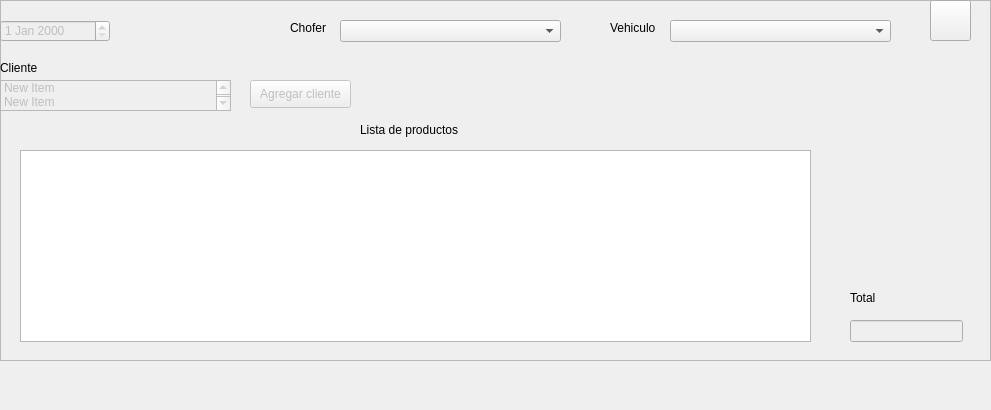
         <widget class="QWidget" name="page_2">
          <property name="geometry">
           <rect>
            <x>0</x>
            <y>0</y>
            <width>991</width>
            <height>410</height>
           </rect>
          </property>
          <attribute name="label">
           <string>Page 2</string>
          </attribute>
          <widget class="QFrame" name="frame_2">
           <property name="geometry">
            <rect>
             <x>0</x>
             <y>0</y>
             <width>991</width>
             <height>361</height>
            </rect>
           </property>
           <property name="frameShape">
            <enum>QFrame::StyledPanel</enum>
           </property>
           <property name="frameShadow">
            <enum>QFrame::Raised</enum>
           </property>
           <widget class="QDateEdit" name="dateEdit_2">
            <property name="enabled">
             <bool>false</bool>
            </property>
            <property name="geometry">
             <rect>
              <x>0</x>
              <y>20</y>
              <width>110</width>
              <height>22</height>
             </rect>
            </property>
           </widget>
           <widget class="QComboBox" name="comboBox_3">
            <property name="geometry">
             <rect>
              <x>340</x>
              <y>20</y>
              <width>221</width>
              <height>22</height>
             </rect>
            </property>
           </widget>
           <widget class="QLabel" name="label_5">
            <property name="geometry">
             <rect>
              <x>850</x>
              <y>290</y>
              <width>55</width>
              <height>16</height>
             </rect>
            </property>
            <property name="text">
             <string>Total</string>
            </property>
           </widget>
           <widget class="QLabel" name="label_6">
            <property name="geometry">
             <rect>
              <x>290</x>
              <y>20</y>
              <width>55</width>
              <height>16</height>
             </rect>
            </property>
            <property name="text">
             <string>Chofer</string>
            </property>
           </widget>
           <widget class="QLabel" name="label_7">
            <property name="geometry">
             <rect>
              <x>0</x>
              <y>60</y>
              <width>55</width>
              <height>16</height>
             </rect>
            </property>
            <property name="text">
             <string>Cliente</string>
            </property>
           </widget>
           <widget class="QLineEdit" name="lineEdit_6">
            <property name="enabled">
             <bool>false</bool>
            </property>
            <property name="geometry">
             <rect>
              <x>850</x>
              <y>320</y>
              <width>113</width>
              <height>22</height>
             </rect>
            </property>
           </widget>
           <widget class="QPushButton" name="btn_editar_2">
            <property name="enabled">
             <bool>true</bool>
            </property>
            <property name="geometry">
             <rect>
              <x>930</x>
              <y>0</y>
              <width>41</width>
              <height>41</height>
             </rect>
            </property>
            <property name="text">
             <string/>
            </property>
            <property name="icon">
             <iconset>
              <normaloff>imagenes/editar.jpg</normaloff>imagenes/editar.jpg</iconset>
            </property>
            <property name="iconSize">
             <size>
              <width>60</width>
              <height>40</height>
             </size>
            </property>
           </widget>
           <widget class="QLabel" name="label_16">
            <property name="geometry">
             <rect>
              <x>360</x>
              <y>120</y>
              <width>121</width>
              <height>20</height>
             </rect>
            </property>
            <property name="text">
             <string>Lista de productos</string>
            </property>
           </widget>
           <widget class="QTableWidget" name="tableWidget_3">
            <property name="geometry">
             <rect>
              <x>20</x>
              <y>150</y>
              <width>791</width>
              <height>192</height>
             </rect>
            </property>
           </widget>
           <widget class="QListWidget" name="listWidget_3">
            <property name="enabled">
             <bool>false</bool>
            </property>
            <property name="geometry">
             <rect>
              <x>0</x>
              <y>80</y>
              <width>231</width>
              <height>31</height>
             </rect>
            </property>
            <item>
             <property name="text">
              <string>New Item</string>
             </property>
            </item>
            <item>
             <property name="text">
              <string>New Item</string>
             </property>
            </item>
            <item>
             <property name="text">
              <string>Cliente</string>
             </property>
            </item>
           </widget>
           <widget class="QLabel" name="label_17">
            <property name="geometry">
             <rect>
              <x>610</x>
              <y>20</y>
              <width>55</width>
              <height>16</height>
             </rect>
            </property>
            <property name="text">
             <string>Vehiculo</string>
            </property>
           </widget>
           <widget class="QComboBox" name="comboBox_4">
            <property name="geometry">
             <rect>
              <x>670</x>
              <y>20</y>
              <width>221</width>
              <height>22</height>
             </rect>
            </property>
           </widget>
           <widget class="QPushButton" name="btn_agregar_cliente_2">
            <property name="enabled">
             <bool>false</bool>
            </property>
            <property name="geometry">
             <rect>
              <x>250</x>
              <y>80</y>
              <width>101</width>
              <height>28</height>
             </rect>
            </property>
            <property name="text">
             <string>Agregar cliente</string>
            </property>
           </widget>
          </widget>
         </widget>
